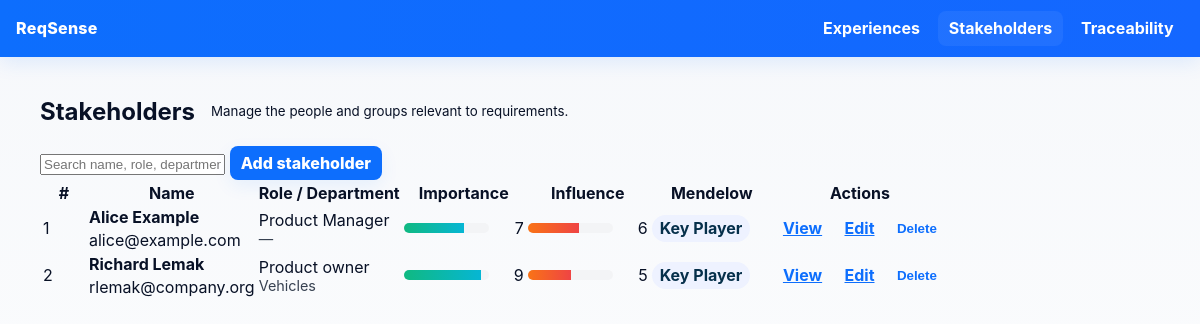
Page /stakeholders/ on the committed database.
### src/models.py (models this page shows)
class Stakeholder(db.Model):
    __tablename__ = 'stakeholders'
    id = db.Column(db.Integer, primary_key=True)
    name = db.Column(db.String(255), nullable=False)
    role = db.Column(db.String(255), nullable=True)
    department = db.Column(db.String(255), nullable=True)
    email = db.Column(db.String(255), nullable=True)
    type = db.Column(db.String(100), nullable=True)       # e.g. Customer, Partner, Internal
    importance = db.Column(db.Integer, nullable=True)    # 0..10
    influence = db.Column(db.Integer, nullable=True)     # 0..10
    notes = db.Column(db.Text, nullable=True)
    created_at = db.Column(db.DateTime(timezone=True), default=lambda: datetime.now(timezone.utc))
    experiences = db.relationship('Experience', back_populates='stakeholder', lazy='select')
    requirements = db.relationship(
        'RequirementSubmission',
        secondary=stakeholder_requirements,
        back_populates='stakeholders',
        lazy='select'
    )
    @property
    def mendelow_quadrant(self):
        if self.importance is None or self.influence is None:
            return 'n/a'
        try:
            imp = int(self.importance)
            inf = int(self.influence)
        except Exception:
            return 'n/a'
        if imp >= 5 and inf >= 5:
            return 'Key Player'
        if imp >= 5 and inf < 5:
            return 'Keep Satisfied'
        if imp < 5 and inf >= 5:
            return 'Keep Informed'
        return 'Monitor'

### src/routes/stakeholders.py (the view)
@stakeholders_bp.route('/', methods=['GET'])
def overview():
    stakeholders = Stakeholder.query.order_by(Stakeholder.name).all()
    return render_template('stakeholders/overview.html', stakeholders=stakeholders)

### src/templates/stakeholders/overview.html (shortened to what this page needs)
{% extends "base.html" %}
{% block content %}
<div class="stake-card">
  <div class="stake-header">
    <div style="display:flex;gap:1rem;align-items:center">
      <h2>Stakeholders</h2>
      <small class="small-muted">Manage the people and groups relevant to requirements.</small>
    </div>
    <div class="stake-actions">
      <input class="search-input" id="stake-search" placeholder="Search name, role, department..." aria-label="Search stakeholders">
      <a class="btn" href="{{ url_for('stakeholders.create') }}">Add stakeholder</a>
    </div>
  </div>
  <div class="table-wrap">
    <table class="stake-table" role="table" aria-label="Stakeholders list">
      <thead>
        <tr>
          <th style="width:42px">#</th>
          <th>Name</th>
          <th>Role / Department</th>
          <th style="width:120px">Importance</th>
          <th style="width:120px">Influence</th>
          <th style="width:120px">Mendelow</th>
          <th style="width:160px">Actions</th>
        </tr>
      </thead>
      <tbody id="stake-tbody">
        {% for s in stakeholders %}
        <tr data-name="{{ s.name|lower }}" data-role="{{ (s.role or '')|lower }}" data-dept="{{ (s.department or '')|lower }}">
          <td>{{ loop.index }}</td>
          <td>
            <div style="display:flex;flex-direction:column">
              <strong>{{ s.name }}</strong>
              <span class="small-muted" style="margin-top:.18rem">{{ s.email or '' }}</span>
            </div>
          </td>
          <td>
            <div class="small-muted">{{ s.role or '—' }}</div>
            <div style="font-size:.9rem;color:#374151">{{ s.department or '—' }}</div>
          </td>
          <td>
            <div style="display:flex;gap:.4rem;align-items:center">
              <div style="width:100%;background:#f3f4f6;border-radius:6px;height:10px;overflow:hidden">
                <div style="height:100%;background:linear-gradient(90deg,#10b981,#06b6d4);width:{{ (s.importance or 0) * 10 }}%"></div>
              </div>
              <div class="small-muted" style="min-width:28px;text-align:right">{{ s.importance if s.importance is not none else 'n/a' }}</div>
            </div>
          </td>
          <td>
            <div style="display:flex;gap:.4rem;align-items:center">
              <div style="width:100%;background:#f3f4f6;border-radius:6px;height:10px;overflow:hidden">
                <div style="height:100%;background:linear-gradient(90deg,#f97316,#ef4444);width:{{ (s.influence or 0) * 10 }}%"></div>
              </div>
              <div class="small-muted" style="min-width:28px;text-align:right">{{ s.influence if s.influence is not none else 'n/a' }}</div>
            </div>
          </td>
          <td>
            {% set q = s.mendelow_quadrant %}
            {% if q == 'Key Player' %}
              <span class="badge badge-key">Key Player</span>
            {% elif q == 'Keep Satisfied' %}
              <span class="badge badge-sat">Keep Satisfied</span>
            {% elif q == 'Keep Informed' %}
              <span class="badge badge-inf">Keep Informed</span>
            {% else %}
              <span class="badge badge-mon">Monitor</span>
            {% endif %}
          </td>
          <td>
            <div class="row-actions">
              <a class="action-btn" href="{{ url_for('stakeholders.view', stakeholder_id=s.id) }}">View</a>
              <a class="action-btn" href="{{ url_for('stakeholders.edit', stakeholder_id=s.id) }}">Edit</a>
              <form method="post" action="{{ url_for('stakeholders.delete', stakeholder_id=s.id) }}" style="display:inline" onsubmit="return confirm('Delete stakeholder?');">
                <button class="action-btn" type="submit">Delete</button>
              </form>
            </div>
          </td>
        </tr>
        {% else %}
        <tr><td colspan="7" class="small-muted">No stakeholders yet. Click "Add stakeholder" to create one.</td></tr>
        {% endfor %}
      </tbody>
    </table>
  </div>
</div>
{% endblock %}

### src/templates/base.html (style rules this page uses)
:root { --accent:#0d6efd; --bg:#f6f8fb; --card:#ffffff; --muted:#6c757d; --radius:10px; --shadow: 0 8px 26px rgba(13,110,253,0.06); }
html,body { height:100%;margin:0;font-family:Inter,system-ui,Segoe UI,Roboto,Arial;color:#081126;background:linear-gradient(180deg,var(--bg),#ffffff) }
.btn { display:inline-block;background:var(--accent);color:#fff;padding:.45rem .7rem;border-radius:8px;text-decoration:none;font-weight:800;border:none;cursor:pointer;box-shadow:0 6px 18px rgba(13,110,253,0.08) }
.badge { display:inline-block;padding:.22rem .5rem;border-radius:999px;background:#eef2ff;color:#06304b;font-weight:700;margin-right:.35rem }
.row-actions { display:flex;gap:.5rem;align-items:center }
.action-btn { background:transparent;border:0;color:var(--accent);cursor:pointer;font-weight:700;padding:.25rem .45rem;border-radius:8px }

### rows in the picture
Stakeholder: name "Alice Example", email "alice@example.com", role "Product Manager", department "—", importance "7", influence "6"
Stakeholder: name "Richard Lemak", email "rlemak@company.org", role "Product owner", department "Vehicles", importance "9", influence "5"
